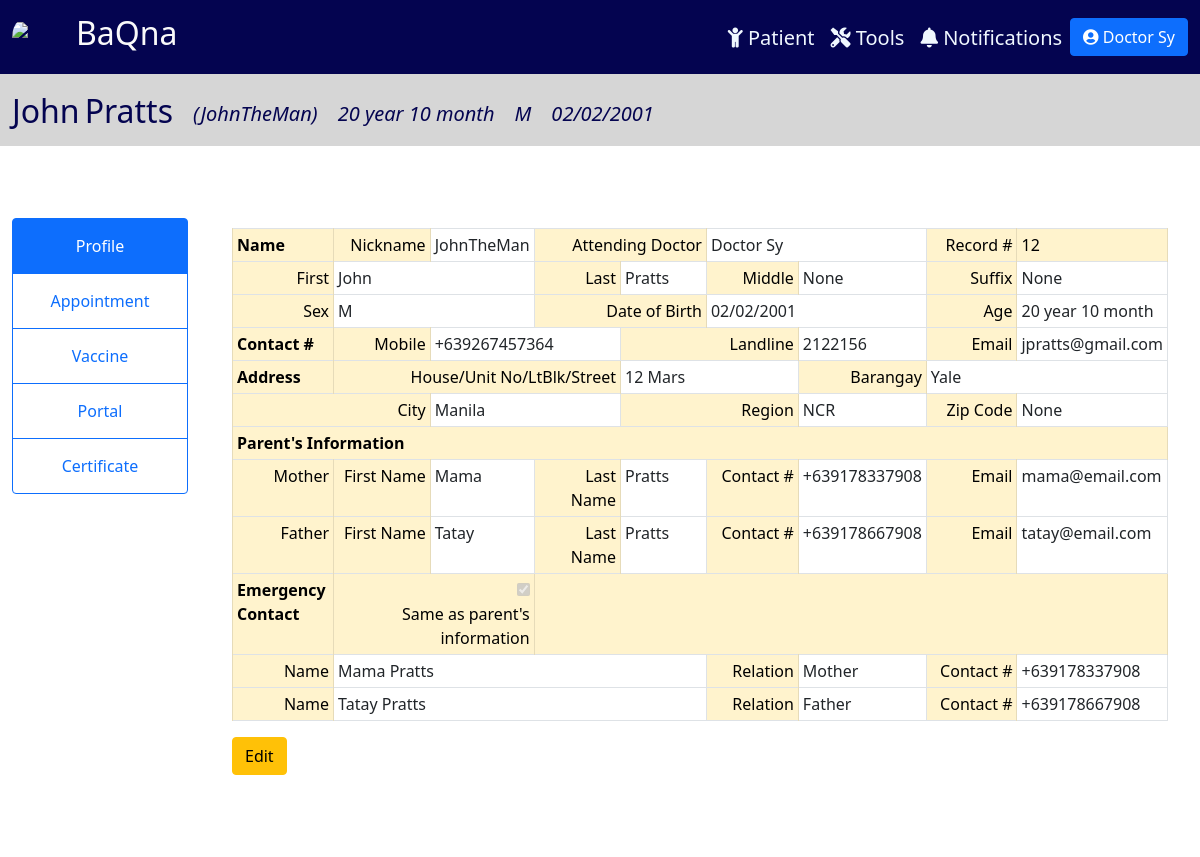
The page /patient/12 (signed in) on the database its author committed.
### tracker/models.py (models this page shows, shortened)
class Physician(models.Model):
    CAN_REG = (
        ('Yes', 'Yes'),
        ('No', 'No'),
    )
    user = models.OneToOneField(User, null=True, on_delete=models.CASCADE)
    prefix = models.CharField(max_length=100, null=True, blank=True)
    last_name = models.CharField(max_length=100, null=True)
    first_name = models.CharField(max_length=100, null=True)
    title = models.CharField(max_length=100, null=True, blank=True)
    date_start = models.DateField(null=True, blank=True)
    date_end = models.DateField(null=True, blank=True)
    cell_no = PhoneNumberField(null=True, blank=True)
    doc_type = models.CharField(max_length=100, null=True)
    can_reg = models.CharField(max_length=100, null=True, blank=True, choices=CAN_REG)
    def __str__(self):
        return self.doc_type + " " + self.last_name

class Patient(models.Model):
    SEX = (
        ('M', 'Male'),
        ('F', 'Female'),
    )
    last_name = models.CharField(max_length=100, null=True)
    first_name = models.CharField(max_length=100, null=True)
    middle_name = models.CharField(max_length=100, null=True, blank=True)
    suffix = models.CharField(max_length=2, null=True, blank=True)
    nick_name = models.CharField(max_length=100, null=True, blank=True)
    sex = models.CharField(max_length=1, null=True, choices=SEX)
    birthdate = models.DateField(null=True)
    age = models.CharField(max_length=100, null=True, blank=True)
    attending_doctor = models.ForeignKey(Physician, related_name="docpatient", on_delete=models.CASCADE, null=True)
    cert_date = models.DateField(null=True, blank=True)
    cell_no = PhoneNumberField(null=True, blank=True, validators=[MaxLengthValidator(13)])
    landline = models.CharField(max_length=100, null=True, blank=True)
    email = models.EmailField(max_length=254, null=True, blank=True)
    house_no = models.CharField(max_length=100, null=True, blank=True)
    barangay = models.CharField(max_length=100, null=True, blank=True)
    city = models.CharField(max_length=100, null=True, blank=True)
    region = models.CharField(max_length=100, null=True, blank=True)
    zip = models.IntegerField(null=True, blank=True)
    mfname = models.CharField(max_length=100, null=True, blank=True)
    mlname = models.CharField(max_length=100, null=True, blank=True)
    mcontact = PhoneNumberField(null=True, blank=True)
    memail = models.EmailField(max_length=254, null=True, blank=True)
    ffname = models.CharField(max_length=100, null=True, blank=True)
    flname = models.CharField(max_length=100, null=True, blank=True)
    fcontact = PhoneNumberField(null=True, blank=True)
    femail = models.EmailField(max_length=254, null=True, blank=True)
    c1full_name = models.CharField(max_length=100, null=True, blank=True)
    relation1 = models.CharField(max_length=100, null=True, blank=True)
    c1contact = PhoneNumberField(null=True, blank=True)
    c2full_name = models.CharField(max_length=100, null=True, blank=True)
    relation2 = models.CharField(max_length=100, null=True, blank=True)
    c2contact = PhoneNumberField(null=True, blank=True)

### tracker/views.py (the view)
# urls.py: path('patient/<str:pk>', views.patient, name = 'patient'),
@login_required(login_url='login')
def patient(request, pk):
    patient = Patient.objects.get(id=pk)
    curr_date = datetime.date.today()
    months = curr_date.month - patient.birthdate.month
    years = curr_date.year - patient.birthdate.year
    age = "{} year {} month".format(years, months)
    data = {
        'patient': patient, 'age': age,
    }
    return render(request, 'tracker/patient.html', data)

### tracker/templatetags/auth_extras.py (called while the page is built)
@register.filter(name='has_group')
def has_group(user, group_name):
    group = Group.objects.get(name=group_name)
    return True if group in user.groups.all() else False

### tracker/templates/tracker/patient.html (shortened to what this page needs)
{% include 'tracker/info_header.html' %}
{% block content %}
{% load auth_extras %}
<div class="container-fluid" style="padding:1%;">
  <div class="row">
      <div class="col-lg-2" style="background-color: rgb(255, 255, 255); display: flex; justify-content: center; margin-top: 5%;">
        <div class="btn-group-vertical" style="display: block;">
          <a class="btn btn-outline-primary active" href="#">Profile</a>
          <a class="btn btn-outline-primary" href="{% url 'appointment' patient.id %}">Appointment</a>
          <a class="btn btn-outline-primary" href="{% url 'vaccine' patient.id %}">Vaccine</a>
          {% if request.user|has_group:"Doctor" or request.user|has_group:"Admin" %}
          <a class="btn btn-outline-primary" href="{% url 'portal' patient.id %}">Portal</a>
          {% endif %}
          <a class="btn btn-outline-primary" href="{% url 'certificate' patient.id %}">Certificate</a>
        </div>
      </div>
      <div class="col-lg-10" style="background-color: white">
        <div class="create-record-form">
          <table class="table table-bordered table-sm">
              <tbody>
                <tr>
                  <td class="table-warning" style="text-align: left;"><b>Name</b></td>
                  <td class="table-warning">Nickname</td>
                  <td>{{patient.nick_name}}</td>
                  <td class="table-warning" colspan="2">Attending Doctor</td>
                  <td colspan="2">{{patient.attending_doctor}}</td>
                  <td class="table-warning">Record #</td>
                  <td class="table-warning" style="text-align: left;">{{patient.id}}</td>
                </tr>
                <tr>
                  <td class="table-warning">First</td>
                  <td colspan="2">{{patient.first_name}}</td>
                  <td class="table-warning">Last</td>
                  <td>{{patient.last_name}}</td>
                  <td class="table-warning">Middle</td>
                  <td>{{patient.middle_name}}</td>
                  <td class="table-warning">Suffix</td>
                  <td>{{patient.suffix}}</td>
                </tr>
                <tr>
                  <td class="table-warning">Sex</td>
                  <td colspan="2">{{patient.sex}}</td>
                  <td class="table-warning" colspan="2">Date of Birth</td>
                  <td colspan="2">{{patient.birthdate}}</td>
                  <td id="age" class="table-warning">Age</td>
                  <td>{{age}}</td>
                </tr>
                <tr>
                  <td class="table-warning" style="text-align: left;"><b>Contact #</b></td>
                  <td class="table-warning">Mobile</td>
                  <td colspan="2">{{patient.cell_no}}</td>
                  <td class="table-warning" colspan="2">Landline</td>
                  <td>{{patient.landline}}</td>
                  <td class="table-warning">Email</td>
                  <td colspan="2">{{patient.email}}</td>
                </tr>
                <tr>
                  <td class="table-warning" style="text-align: left;"><b>Address</b></td>
                  <td class="table-warning" colspan="3">House/Unit No/LtBlk/Street</td>
                  <td colspan="2">{{patient.house_no}}</td>
                  <td class="table-warning">Barangay</td>
                  <td colspan="2">{{patient.barangay}}</td>
                </tr>
                <tr>
                  <td class="table-warning" colspan="2">City</td>
                  <td colspan="2">{{patient.city}}</td>
                  <td class="table-warning" colspan="2">Region</td>
                  <td>{{patient.region}}</td>
                  <td class="table-warning">Zip Code</td>
                  <td>{{patient.zip}}</td>
                </tr>
                <tr>
                    <td class="table-warning" style="text-align: left;" colspan="9"><b>Parent's Information</b></td>
                </tr>
                <tr>
                    <td class="table-warning">Mother</td>
                    <td class="table-warning">First Name</td>
                    <td>{{patient.mfname}}</td>
                    <td class="table-warning">Last Name</td>
                    <td>{{patient.mlname}}</td>
                    <td class="table-warning">Contact #</td>
                    <td>{{patient.mcontact}}</td>
                    <td class="table-warning">Email</td>
                    <td>{{patient.memail}}</td>
                </tr>
                <tr>
                  <td class="table-warning">Father</td>
                  <td class="table-warning">First Name</td>
                  <td>{{patient.ffname}}</td>
                  <td class="table-warning">Last Name</td>
                  <td>{{patient.flname}}</td>
                  <td class="table-warning">Contact #</td>
                  <td>{{patient.fcontact}}</td>
                  <td class="table-warning">Email</td>
                  <td>{{patient.femail}}</td>
                </tr>
                <tr>
                  <td class="table-warning" style="text-align: left;"><b>Emergency Contact</b></td>
                  <td class="table-warning" colspan="2">
                    <input type="checkbox" name="flexRadioDefault" id="contact" checked disabled>
                    <label for="contact">Same as parent's information</label>
                  </td>
                  <td class="table-warning" colspan="6"></td>
                </tr>
                <tr>
                  <td class="table-warning">Name</td>
                  <td colspan="4">{{patient.c1full_name}}</td>
                  <td class="table-warning">Relation</td>
                  <td>{{patient.relation1}}</td>
                  <td class="table-warning">Contact #</td>
                  <td>{{patient.c1contact}}</td>
                </tr>
                <tr>
                  <td class="table-warning">Name</td>
                  <td colspan="4">{{patient.c2full_name}}</td>
                  <td class="table-warning">Relation</td>
                  <td>{{patient.relation2}}</td>
                  <td class="table-warning">Contact #</td>
                  <td>{{patient.c2contact}}</td>
                </tr>
            </tbody>
          </table>
          <a class="btn btn-warning" href="{% url 'editPatient' patient.id %}">Edit</a>
        </div>
      </div>
  </div>
</div>
{% endblock content %}

### tracker/templates/tracker/info_header.html
{% extends 'tracker/main.html' %}
{% block content %}
<nav class="navbar navbar-expand-xl" style="background-color: rgb(214, 214, 214);">
    <div class="container-fluid">
      <div class="collapse navbar-collapse me-auto" id="navbarTogglerDemo02">
        <div style="margin-right: auto; margin-top: 10px;">
          <ul class="navbar-nav me-auto mb-2 mb-lg-0 navbar-custom">
            <li class="nav-item" style="margin-right: 5px">
              <h2>{{patient.first_name}}</h2>
            </li>
            <li class="nav-item" style="margin-right: 20px">
              <h2>{{patient.last_name}}</h2>
            </li>
            <li class="nav-item" style="margin-right: 20px">
              <i><h5 style="margin-top: 10px;">({{patient.nick_name}})</h5></i>
            </li>
            <li class="nav-item" style="margin-right: 20px">
              <i><h5 style="margin-top:10px;">{{age}}</h5></i>
            </li>
            <li class="nav-item" style="margin-right: 20px">
              <i><h5 style="margin-top:10px;">{{patient.sex}}</h5></i>
            </li>
            <li class="nav-item" style="margin-right: 20px">
              <i><h5 style="margin-top:10px;">{{patient.birthdate}}</h5></i>
            </li>
          </ul>
        </div>
      </div>
    </div>
</nav>
{% endblock content %}

### tracker/templates/tracker/main.html (shortened to what this page needs)
{% load static %} {% load auth_extras %}
<!DOCTYPE html>
<html lang="en">
<head>
    <link href="https://cdn.jsdelivr.net/npm/bootstrap@5.1.3/dist/css/bootstrap.min.css" rel="stylesheet">
    <link rel="stylesheet" href="https://cdnjs.cloudflare.com/ajax/libs/font-awesome/5.15.3/css/all.min.css" />
    <link rel="stylesheet" href="https://cdnjs.cloudflare.com/ajax/libs/tempusdominus-bootstrap-4/5.1.2/css/tempusdominus-bootstrap-4.min.css" />
</head>
<body>
  <nav class="navbar navbar-expand-xl" style="background-color: rgb(4, 4, 80);color: white;">
    <div class="container-fluid">
      {% if request.user|has_group:'Patient User' %}
        <a href="{% url 'homePatient' %}" class="navbar-brand">
          <div class="logo-image">
            <img src="https://i.ibb.co/drT8m1M/logo.jpg" class="img-fluid">
          </div>
        </a>
        <a href="{% url 'homePatient' %}"><h2 style="float: left; color: #FAFAFA;">BaQna</h2></a>
      {% else %}
        <a href="{% url 'home' %}" class="navbar-brand">
          <div class="logo-image">
            <img src="https://i.ibb.co/drT8m1M/logo.jpg" class="img-fluid">
          </div>
        </a>
        <a href="{% url 'home' %}"><h2 style="float: left; color: #FAFAFA;">BaQna</h2></a>
      {% endif %}
      <div class="collapse navbar-collapse me-auto" id="navbarTogglerDemo02">
        <div style="margin-left: auto;margin-top: 10px;">
          <ul class="navbar-nav me-auto mb-2 mb-lg-0 navbar-custom">
            {% if request.user|has_group:"Doctor" or request.user|has_group:"Admin" %}
            <li class="nav-item" style="margin-left: 15rem;">
              <a class="nav-link" href="{% url 'home' %}"><h5><i class="fas fa-child"></i> Patient</h5></a>
            </li>
            <li class="nav-item">
              <a class="nav-link" href="{% url 'report' %}"><h5><i class="fas fa-tools"></i> Tools</h5></a>
            </li>
            <li class="nav-item">
              <a class="nav-link" href="{% url 'notifs' %}"><h5><i class="fas fa-bell"></i> Notifications</h5></a>
            </li>
            {% endif %}
            <li class="nav-item">
              <div class="dropdown">
                <button class="btn btn-primary" type="button" id="dropdownMenuButton1" data-bs-toggle="dropdown" aria-expanded="false">
                  <i class="fas fa-user-circle"></i>
                  {% if request.user|has_group:'Doctor' %}
                    {{request.user.physician}}
                  {% elif request.user|has_group:'Patient User' %}
                    {{request.user.patientuser}}
                  {% else %}
                    {{request.user}}
                  {% endif %}
                </button>
              </div>
            </li>
          </ul>
        </div>
      </div>
    </div>
  </nav>
  {% block content %}
  {% endblock %}
</body>
</html>

### tracker/templates/tracker/main.html (style rules this page uses)
body { color:rgb(4, 4, 80); }
.navbar-custom a { color: aliceblue; }
.logo-image { width: 48px; height: 48px; border-radius: 50%; overflow: hidden; }
.create-record-form { padding: 20px; margin: 50px auto; }
.create-record-form td { width:11%; }
.create-record-form .table-warning { text-align: right; }
.btn-group-vertical a { padding: 15px; }

### rows shown on the page
Patient: first_name "John", last_name "Pratts", nick_name "JohnTheMan", sex "M", birthdate "02/02/2001", attending_doctor "Doctor Sy", id "12", middle_name "None", suffix "None", cell_no "+639267457364", landline "2122156", email "jpratts@gmail.com", house_no "12 Mars", barangay "Yale", city "Manila", region "NCR", zip "None", mfname "Mama", mlname "Pratts", mcontact "+639178337908", memail "mama@email.com", ffname "Tatay", flname "Pratts", fcontact "+639178667908", femail "tatay@email.com", c1full_name "Mama Pratts", relation1 "Mother", c1contact "+639178337908", c2full_name "Tatay Pratts", relation2 "Father", c2contact "+639178667908"

### other values the page prints
{{ request.user.physician }} "Doctor Sy"
